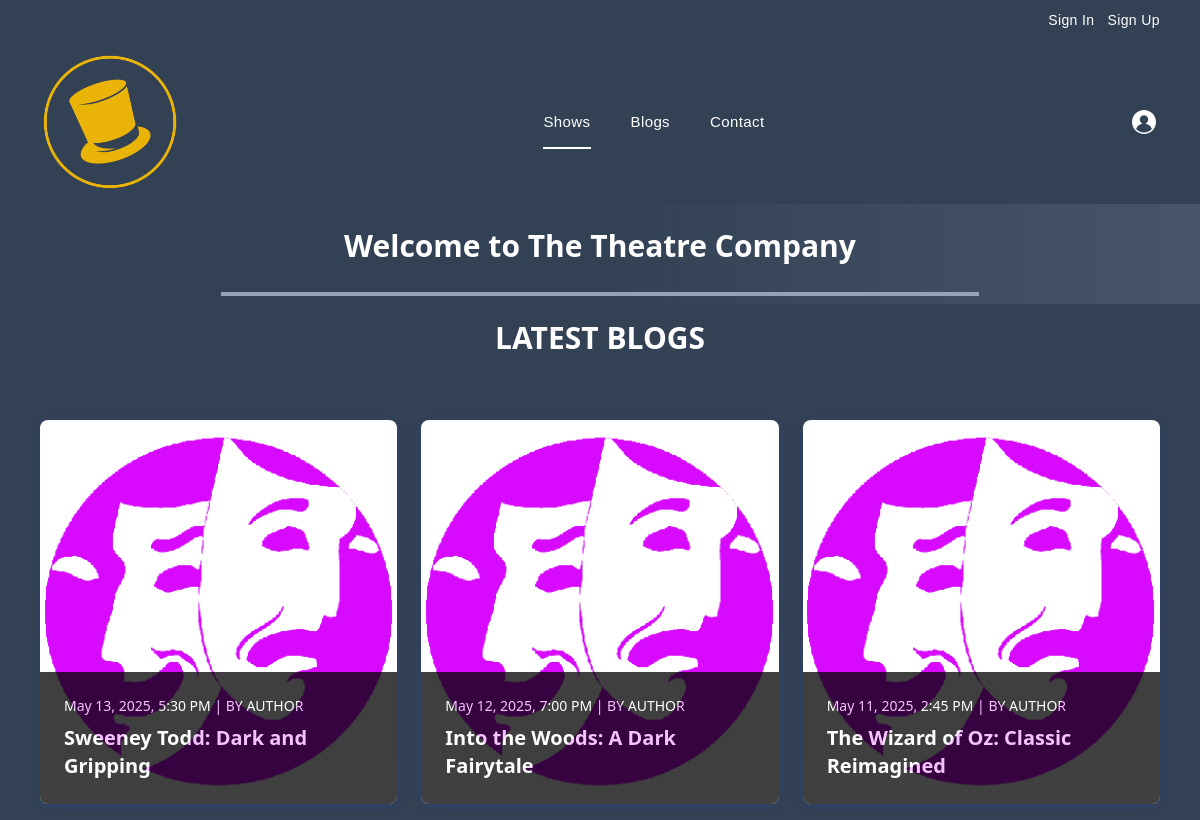
The page / on the database its author committed.
### tables this page shows
CREATE TABLE `blogs` (
  `blog_id` int(8) NOT NULL,
  `blog_title` varchar(128) NOT NULL,
  `blog_content` text NOT NULL,
  `user_id` int(8) NOT NULL,
  `blog_created` timestamp NOT NULL DEFAULT current_timestamp(),
  `show_id` int(8) NOT NULL,
  `blog_image` varchar(128) DEFAULT NULL,
  `blog_status` varchar(20) DEFAULT NULL
);

### pages/home.php (the view, shortened to what this page needs)
<?php
include 'components/header.php';
include 'database/config.php';
$blog = $conn->prepare("SELECT blog_id, blog_title, blog_content, blog_image, blog_status, blog_created FROM blogs ORDER BY blog_created DESC LIMIT 3");
$blog->execute();
$blog->store_result();
$blog->bind_result($id, $title, $content, $image, $status, $created);
?>
<div class="grid md:grid-cols-3 gap-6 min-h-[100px] py-6 p-8 bg-gradient-to-r from-slate-700 from-50% to-slate-600 font-sans overflow-hidden">
    <h2 class="text-3xl text-center font-extrabold text-white inline-block relative after:absolute after:w-4/6 after:h-1 after:left-0 after:right-0 after:-bottom-4 after:mx-auto after:bg-slate-400 after:rounded-lg-full md:col-span-3">
        Welcome to The Theatre Company
    </h2>
</div>
    <div class="bg-slate-700 font-sans">
      <div class="max-w-6xl mx-auto p-4">
        <div class="text-center">
          <h3 class="text-3xl font-bold text-white inline-block relative  after:w-4/6 after:h-1 after:left-0 after:right-0 after:-bottom-4 after:mx-auto after:bg-slate-400 after:rounded-lg-full">LATEST BLOGS</h3>
        </div>
        <div class="grid grid-cols-1 md:grid-cols-2 lg:grid-cols-3 gap-6 mt-16 max-lg:max-w-3xl max-md:max-w-md mx-auto">
        <?php while($blog->fetch()) : ?>
  <div class="bg-white cursor-pointer rounded-lg overflow-hidden shadow-[0_2px_10px_-3px_rgba(6,81,237,0.3)] relative group">
    <?php
      if (isset($created) && !empty($created)) {
          $date = new DateTime($created);
          $formattedDate = $date->format("F j, Y, g:i A");
      } else {
          $formattedDate = 'Unknown Date';
      }
    ?>
    <img src="<?= ROOT_DIR?>assets/images/<?= $image ?>" alt="<?= $title ?>" class="w-full h-96 object-cover" />
    <div class="p-6 absolute bottom-0 left-0 right-0 bg-black opacity-75">
      <span class="text-sm block text-white mb-2"><?= $formattedDate ?> | BY AUTHOR</span>
      <h3 class="text-xl font-bold text-white"><?= $title ?></h3>
    </div>
  </div>
  <?php endwhile ?>
        </div>
      </div>
    </div>

### index.php
<?php
$url = isset($_GET['url']) ? rtrim($_GET['url'], '/') : '';
$routes = [
    '' => 'pages/home.php',
    'contact' => 'pages/contact.php',
    'register' => 'pages/register.php',
    'login' => 'pages/login.php',
    'blog-list' => 'pages/home.php',
    'blog' => 'pages/blog-single.php',
    'show-list' => 'pages/show-list.php',
    'show' => 'pages/show-single.php',
    'admin' => 'pages/admin/dashboard.php',
    'user' => 'pages/user/dashboard.php',
    'feedback' => 'pages/feedback.php',
    'registerController' => 'controller/registerController.php',
    'loginController' => 'controller/loginController.php',
];
if (array_key_exists($url, $routes)) {
    require $routes[$url];
} else {
    require 'pages/error_404.php';
}
?>

### components/header.php (shortened to what this page needs)
<!DOCTYPE html>
<html lang="en">
<head>
    <script src="https://cdn.tailwindcss.com"></script>
</head>
<body>
<header class='font-[sans-serif] min-h-[60px] tracking-wide relative z-50'>
      <section class="bg-slate-700 min-h-[40px] px-4 py-2 sm:px-10 flex items-center max-sm:flex-col">
        <div class="sm:ml-auto text-white">
        <a href='<?= ROOT_DIR ?>login' class="text-white text-sm mr-1">Sign In</a>
          <a href='<?= ROOT_DIR ?>register' class="text-white text-sm ml-1">Sign Up</a>
        </div>
      </section>
      <div class='flex flex-wrap items-center justify-between py-3 px-4 sm:px-10 bg-slate-700 lg:gap-y-4 gap-y-6 gap-x-4'>
        <a href="javascript:void(0)"><img src="assets/images/clyde_theatre_tp.png" alt="logo" class='sm:w-[140px] w-[130px]' />
        </a>
        <div id="collapseMenu"
          class="max-lg:hidden lg:!flex lg:items-center max-lg:before:fixed max-lg:before:bg-black max-lg:before:opacity-40 max-lg:before:inset-0 max-lg:before:z-50">
          <ul
            class='lg:!flex lg:gap-x-10 max-lg:space-y-3 max-lg:fixed max-lg:bg-[#151d20] max-lg:w-2/3 max-lg:min-w-[300px] max-lg:top-0 max-lg:left-0 max-lg:px-10 max-lg:py-4 max-lg:h-full max-lg:shadow-md max-lg:overflow-auto z-50'>
            <li class='mb-6 hidden max-lg:block'>
            <li
              class='max-lg:border-b max-lg:py-3 relative lg:after:absolute lg:after:bg-white lg:after:w-full lg:after:h-[2px] lg:after:block lg:after:-bottom-4 lg:after:transition-all lg:after:duration-300'>
              <a href='<?= ROOT_DIR ?>show-list' class='text-white block text-[15px] font-medium'>Shows</a>
            </li>
            <li
              class='max-lg:border-b max-lg:py-3 relative lg:hover:after:absolute lg:after:bg-white lg:after:w-0 lg:hover:after:w-full lg:hover:after:h-[2px] lg:after:block lg:after:-bottom-4 lg:after:transition-all lg:after:duration-300'>
              <a href='<?= ROOT_DIR ?>blog-list' class='text-white block text-[15px] font-medium'>Blogs</a>
            </li>
            <li
              class='max-lg:border-b max-lg:py-3 relative lg:hover:after:absolute lg:after:bg-white lg:after:w-0 lg:hover:after:w-full lg:hover:after:h-[2px] lg:after:block lg:after:-bottom-4 lg:after:transition-all lg:after:duration-300'>
              <a href='<?= ROOT_DIR ?>contact' class='text-white block text-[15px] font-medium'>Contact</a>
            </li>
          </ul>
        </div>
        <div class='flex items-center max-sm:ml-auto'>
          <ul class="flex space-x-4">
            <li
              class="relative px-1 lg:hover:after:absolute lg:after:bg-white lg:after:w-0 lg:hover:after:w-full lg:hover:after:h-[2px] lg:after:block lg:after:-bottom-4 lg:after:transition-all lg:after:duration-300">
            </li>
          </ul>
        </div>
      </div>
    </header>

### rows shown on the page
blogs: blog_image (picture), blog_created "May 13, 2025, 5:30 PM", blog_title "Sweeney Todd: Dark and Gripping"
blogs: blog_image (picture), blog_created "May 12, 2025, 7:00 PM", blog_title "Into the Woods: A Dark Fairytale"
blogs: blog_image (picture), blog_created "May 11, 2025, 2:45 PM", blog_title "The Wizard of Oz: Classic Reimagined"
